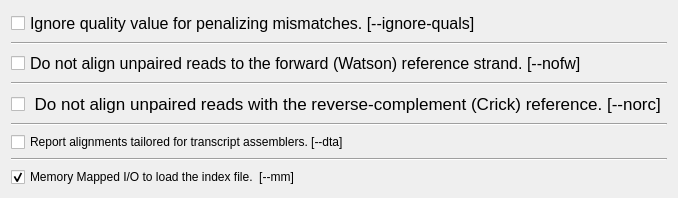
      <widget class="QWidget" name="third_tab">
       <property name="enabled">
        <bool>true</bool>
       </property>
       <attribute name="title">
        <string>Alignment</string>
       </attribute>
       <layout class="QVBoxLayout" name="verticalLayout_6">
        <item>
         <widget class="QCheckBox" name="ignore_quals">
          <property name="font">
           <font>
            <pointsize>12</pointsize>
           </font>
          </property>
          <property name="text">
           <string>Ignore quality value for penalizing mismatches. [--ignore-quals]</string>
          </property>
          <property name="checked">
           <bool>false</bool>
          </property>
         </widget>
        </item>
        <item>
         <widget class="Line" name="line_20">
          <property name="orientation">
           <enum>Qt::Horizontal</enum>
          </property>
         </widget>
        </item>
        <item>
         <widget class="QCheckBox" name="nofw">
          <property name="font">
           <font>
            <pointsize>12</pointsize>
           </font>
          </property>
          <property name="text">
           <string>Do not align unpaired reads to the forward (Watson) reference strand. [--nofw]</string>
          </property>
         </widget>
        </item>
        <item>
         <widget class="Line" name="line_21">
          <property name="orientation">
           <enum>Qt::Horizontal</enum>
          </property>
         </widget>
        </item>
        <item>
         <widget class="QCheckBox" name="norc">
          <property name="font">
           <font>
            <pointsize>13</pointsize>
           </font>
          </property>
          <property name="text">
           <string> Do not align unpaired reads with the reverse-complement (Crick) reference. [--norc]</string>
          </property>
         </widget>
        </item>
        <item>
         <widget class="Line" name="line_22">
          <property name="orientation">
           <enum>Qt::Horizontal</enum>
          </property>
         </widget>
        </item>
        <item>
         <widget class="QCheckBox" name="dta">
          <property name="text">
           <string>Report alignments tailored for transcript assemblers. [--dta]</string>
          </property>
         </widget>
        </item>
        <item>
         <widget class="Line" name="line_15">
          <property name="orientation">
           <enum>Qt::Horizontal</enum>
          </property>
         </widget>
        </item>
        <item>
         <widget class="QCheckBox" name="mm">
          <property name="text">
           <string>Memory Mapped I/O to load the index file.  [--mm]</string>
          </property>
          <property name="checked">
           <bool>true</bool>
          </property>
         </widget>
        </item>
       </layout>
      </widget>
